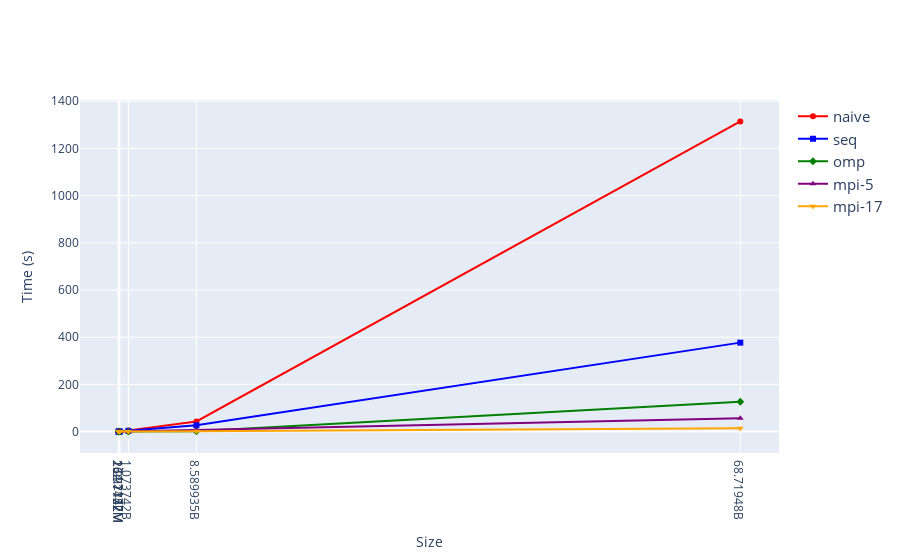

This figure's notebook cell:
### Code cell
import plotly.graph_objects as go

# Define the x-axis values
x = sizes

# Define the line colors and markers
colors = ['red', 'blue', 'green', 'purple', 'orange']
markers = ['circle', 'square', 'diamond', 'triangle-up', 'triangle-down']

# Create a figure object
fig = go.Figure()

# Iterate over the types and plot the corresponding runs
for i, t in enumerate(types):
    fig.add_trace(go.Scatter(x=x[:len(runs[t])], y=runs[t], mode='lines+markers', name=t, line=dict(color=colors[i]), marker=dict(symbol=markers[i])))

# Set the axis labels and title
fig.update_layout(xaxis_title='Size', yaxis_title='Time (s)')

# Set the x-axis tick values to only show available sizes
fig.update_xaxes(tickvals=x)

# Add a legend
fig.update_layout(legend=dict(font=dict(size=15)))

# Show the plot
fig.show()

### Figure 1 — Plotly figure (JSON) as saved in the notebook; plotly's stock layout.template omitted (floating-point values rounded to 4 significant figures)
{"data": [{"line": {"color": "red"}, "marker": {"symbol": "circle"}, "mode": "lines+markers", "name": "naive", "x": [262144, 2097152, 16777216, 134217728, 1073741824, 8589934592, 68719476736], "y": [0.0008807, 0.005756, 0.04416, 0.3977, 5.149, 43.19, 1314.0], "type": "scatter"}, {"line": {"color": "blue"}, "marker": {"symbol": "square"}, "mode": "lines+markers", "name": "seq", "x": [262144, 2097152, 16777216, 134217728, 1073741824, 8589934592, 68719476736], "y": [0.0008346, 0.005546, 0.04511, 0.3713, 3.199, 26.56, 377.0], "type": "scatter"}, {"line": {"color": "green"}, "marker": {"symbol": "diamond"}, "mode": "lines+markers", "name": "omp", "x": [262144, 2097152, 16777216, 134217728, 1073741824, 8589934592, 68719476736], "y": [0.002048, 0.002598, 0.007, 0.03355, 0.1948, 1.422, 126.4], "type": "scatter"}, {"line": {"color": "purple"}, "marker": {"symbol": "triangle-up"}, "mode": "lines+markers", "name": "mpi-5", "x": [262144, 2097152, 16777216, 134217728, 1073741824, 8589934592, 68719476736], "y": [0.0007401, 0.004711, 0.01757, 0.0954, 0.7982, 6.788, 56.89], "type": "scatter"}, {"line": {"color": "orange"}, "marker": {"symbol": "triangle-down"}, "mode": "lines+markers", "name": "mpi-17", "x": [262144, 2097152, 16777216, 134217728, 1073741824, 8589934592, 68719476736], "y": [0.0004009, 0.001417, 0.006275, 0.02514, 0.1988, 1.642, 14.28], "type": "scatter"}], "layout": {"xaxis": {"title": {"text": "Size"}, "tickvals": [262144, 2097152, 16777216, 134217728, 1073741824, 8589934592, 68719476736, 262144, 2097152, 16777216, 134217728, 1073741824, 8589934592, 68719476736, 262144, 2097152, 16777216, 134217728, 1073741824, 8589934592, 68719476736, 262144, 2097152, 16777216, 134217728, 1073741824, 8589934592, 68719476736, 262144, 2097152, 16777216, 134217728, 1073741824, 8589934592, 68719476736]}, "yaxis": {"title": {"text": "Time (s)"}}, "legend": {"font": {"size": 15}}}}
